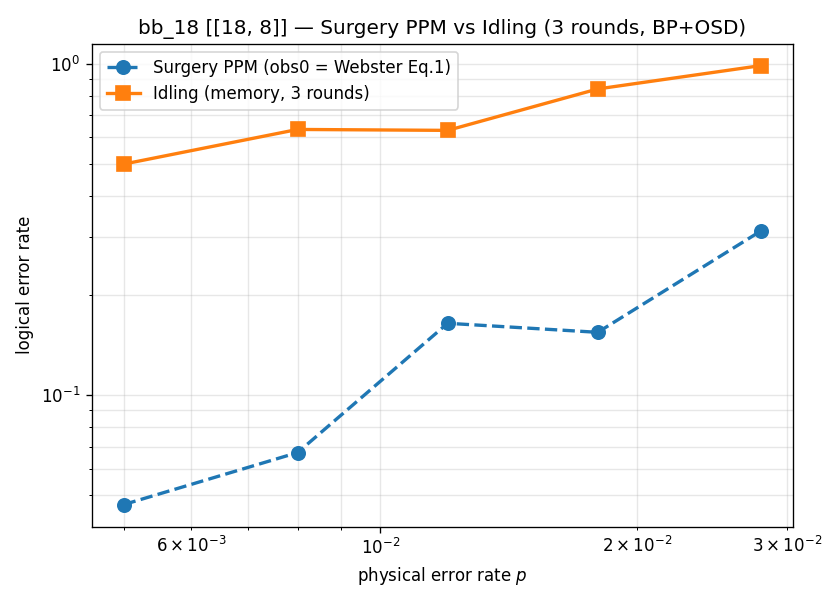

This chart was generated by the following Python code:
"""Surgery PPM LER vs Idling LER on bb_18 [[18, 8, ?]].

Mirrors Cain Fig 1b's comparison axis. Uses the small BB code:
  A = 1 + x + x^2,  B = 1 + y + y^2,  orders (R_x=3, R_y=3)  →  n=18

Idling  = memory experiment on data code (no ancillas).
Surgery = full Cain §III.A PPM protocol on merged code (with κ ancillas).

Run: python examples/scripts/single_ppm_vs_memory_ler_bb18.py
"""

from __future__ import annotations

import time
import numpy as np
import sinter
import matplotlib.pyplot as plt
import stim
import sympy

from qldpc import codes, circuits, decoders
from qldpc.codes.surgery import build_gadget, build_single_ppm_circuit
from qldpc.circuits.noise_model import DepolarizingNoiseModel
from qldpc.objects import Pauli


def _strip_observable(circuit: stim.Circuit, keep_idx: int) -> stim.Circuit:
    out = stim.Circuit()
    for op in circuit:
        if isinstance(op, stim.CircuitRepeatBlock):
            out.append(stim.CircuitRepeatBlock(
                op.repeat_count, _strip_observable(op.body_copy(), keep_idx),
            ))
            continue
        if op.name == "OBSERVABLE_INCLUDE":
            args = list(op.gate_args_copy())
            if int(args[0]) != keep_idx:
                continue
        out.append(op)
    return out


def main() -> None:
    print("Surgery PPM LER vs Idling LER on bb_18 [[18, 8]]")
    print("=" * 65)

    x, y = sympy.symbols("x y")
    code = codes.BBCode({x: 3, y: 3}, 1 + x + x**2, 1 + y + y**2)
    x_op = np.asarray(code.get_logical_ops(Pauli.X)[0]).astype(np.uint8)
    g = build_gadget(code, x_op)
    rounds = 3

    p_values = [0.005, 0.008, 0.012, 0.018, 0.028]
    print(f"  code         : bb_18 [[{code.num_qudits}, {code.dimension}]]")
    print(f"  merged code  : [[{code.num_qudits + len(g.kappa_qubits)}, ?]]")
    print(f"  rounds       : {rounds}")
    print(f"  p values     : {p_values}")

    surgery_tasks = []
    memory_tasks = []
    for p in p_values:
        noise = DepolarizingNoiseModel(p, include_idling_error=False)
        surg = build_single_ppm_circuit(g, rounds=rounds, noise_model=noise)
        surg_obs0 = _strip_observable(surg, keep_idx=0)
        surgery_tasks.append(sinter.Task(
            circuit=surg_obs0,
            json_metadata={"p": float(p), "kind": "surgery"},
        ))
        mem = circuits.get_memory_experiment(
            code, basis=Pauli.X, num_rounds=rounds, noise_model=noise,
        )
        memory_tasks.append(sinter.Task(
            circuit=mem,
            json_metadata={"p": float(p), "kind": "idling"},
        ))

    decoder = decoders.SinterDecoder()
    print(f"\n  collecting sinter samples (max_shots=2000, max_errors=30, 8 workers)...")
    t0 = time.time()
    results = sinter.collect(
        tasks=surgery_tasks + memory_tasks,
        decoders=["custom"],
        custom_decoders={"custom": decoder},
        num_workers=8,
        max_shots=2_000,
        max_errors=30,
        print_progress=True,
    )
    t_collect = time.time() - t0
    print(f"  collected {len(results)} task results in {t_collect:.1f}s")

    surgery_lers = {}
    memory_lers = {}
    for r in results:
        p = r.json_metadata["p"]
        kind = r.json_metadata["kind"]
        ler = r.errors / max(r.shots, 1)
        if kind == "surgery":
            surgery_lers[p] = (ler, r.errors, r.shots)
        else:
            memory_lers[p] = (ler, r.errors, r.shots)

    print(f"\n  {'p':>10} | {'surgery PPM LER':>22} | {'idling LER':>22}")
    print(f"  {'-' * 10} | {'-' * 22} | {'-' * 22}")
    for p in sorted(p_values):
        s_ler, s_err, s_shots = surgery_lers.get(p, (np.nan, 0, 0))
        m_ler, m_err, m_shots = memory_lers.get(p, (np.nan, 0, 0))
        print(
            f"  {p:>10.4f} | {s_ler:>10.5f} ({s_err:>3}/{s_shots:>5})"
            f" | {m_ler:>10.5f} ({m_err:>3}/{m_shots:>5})"
        )

    fig, ax = plt.subplots(figsize=(7, 5))
    ps_sorted = sorted(p_values)
    ax.loglog(
        ps_sorted, [surgery_lers[p][0] for p in ps_sorted],
        "o--", label="Surgery PPM (obs0 = Webster Eq.1)",
        markersize=8, linewidth=2,
    )
    ax.loglog(
        ps_sorted, [memory_lers[p][0] for p in ps_sorted],
        "s-", label=f"Idling (memory, {rounds} rounds)",
        markersize=8, linewidth=2,
    )
    ax.set_xlabel("physical error rate $p$")
    ax.set_ylabel("logical error rate")
    ax.set_title(
        f"bb_18 [[{code.num_qudits}, {code.dimension}]] — "
        f"Surgery PPM vs Idling ({rounds} rounds, BP+OSD)"
    )
    ax.legend(loc="upper left")
    ax.grid(True, which="both", alpha=0.3)
    plt.tight_layout()

    out_path = "examples/scripts/single_ppm_vs_memory_ler_bb18.png"
    plt.savefig(out_path, dpi=120)
    print(f"\n  plot saved → {out_path}")


if __name__ == "__main__":
    main()
